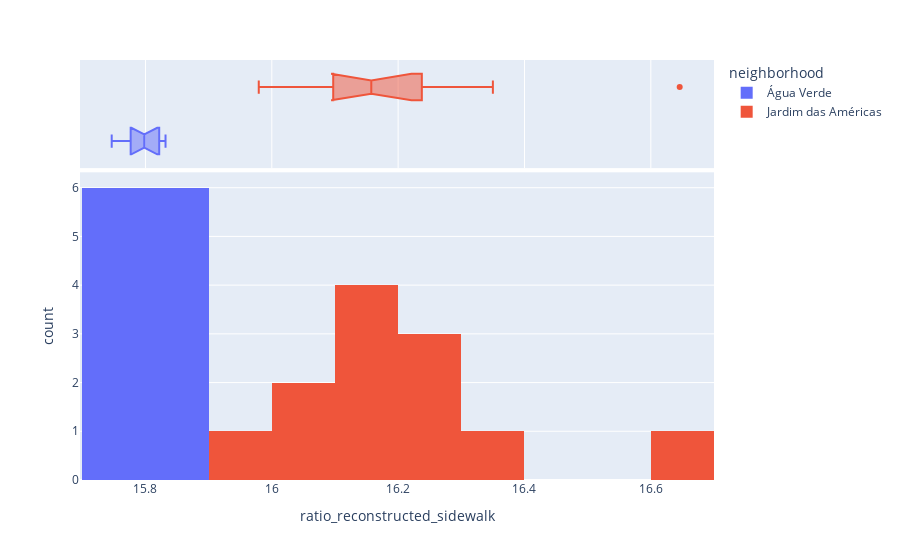

This figure's notebook cell:
### Code cell
px.histogram(gdf, 
            x='ratio_reconstructed_sidewalk', 
            #  y="tip", 
            color="neighborhood",
                marginal="box", # or violin, rug
                #    hover_data=df.columns
                # range_x=(0,30),
                width = 900,
                nbins=10,
                )

### Figure 1 — Plotly figure (JSON) as saved in the notebook; plotly's stock layout.template omitted (floating-point values rounded to 4 significant figures)
{"data": [{"alignmentgroup": "True", "bingroup": "x", "hovertemplate": "neighborhood=Água Verde<br>ratio_reconstructed_sidewalk=%{x}<br>count=%{y}<extra></extra>", "legendgroup": "Água Verde", "marker": {"color": "#636efa", "pattern": {"shape": ""}}, "name": "Água Verde", "nbinsx": 10, "offsetgroup": "Água Verde", "orientation": "v", "showlegend": true, "type": "histogram", "x": [15.83, 15.82, 15.8, 15.77, 15.77, 15.75, 15.79, 15.78, 15.78, 15.83, 15.82, 15.81], "xaxis": "x", "yaxis": "y"}, {"alignmentgroup": "True", "hovertemplate": "neighborhood=Água Verde<br>ratio_reconstructed_sidewalk=%{x}<extra></extra>", "legendgroup": "Água Verde", "marker": {"color": "#636efa"}, "name": "Água Verde", "notched": true, "offsetgroup": "Água Verde", "showlegend": false, "type": "box", "x": [15.83, 15.82, 15.8, 15.77, 15.77, 15.75, 15.79, 15.78, 15.78, 15.83, 15.82, 15.81], "xaxis": "x2", "yaxis": "y2"}, {"alignmentgroup": "True", "bingroup": "x", "hovertemplate": "neighborhood=Jardim das Américas<br>ratio_reconstructed_sidewalk=%{x}<br>count=%{y}<extra></extra>", "legendgroup": "Jardim das Américas", "marker": {"color": "#EF553B", "pattern": {"shape": ""}}, "name": "Jardim das Américas", "nbinsx": 10, "offsetgroup": "Jardim das Américas", "orientation": "v", "showlegend": true, "type": "histogram", "x": [16.35, 16.65, 16.22, 16.26, 16.13, 16.12, 16.06, 15.98, 16.09, 16.11, 16.21, 16.19], "xaxis": "x", "yaxis": "y"}, {"alignmentgroup": "True", "hovertemplate": "neighborhood=Jardim das Américas<br>ratio_reconstructed_sidewalk=%{x}<extra></extra>", "legendgroup": "Jardim das Américas", "marker": {"color": "#EF553B"}, "name": "Jardim das Américas", "notched": true, "offsetgroup": "Jardim das Américas", "showlegend": false, "type": "box", "x": [16.35, 16.65, 16.22, 16.26, 16.13, 16.12, 16.06, 15.98, 16.09, 16.11, 16.21, 16.19], "xaxis": "x2", "yaxis": "y2"}], "layout": {"barmode": "relative", "legend": {"title": {"text": "neighborhood"}, "tracegroupgap": 0}, "margin": {"t": 60}, "width": 900, "xaxis": {"anchor": "y", "domain": [0, 1], "title": {"text": "ratio_reconstructed_sidewalk"}}, "xaxis2": {"anchor": "y2", "domain": [0, 1], "matches": "x", "showgrid": true, "showticklabels": false}, "yaxis": {"anchor": "x", "domain": [0, 0.7326], "title": {"text": "count"}}, "yaxis2": {"anchor": "x2", "domain": [0.7426, 1], "matches": "y2", "showgrid": false, "showline": false, "showticklabels": false, "ticks": ""}}}
